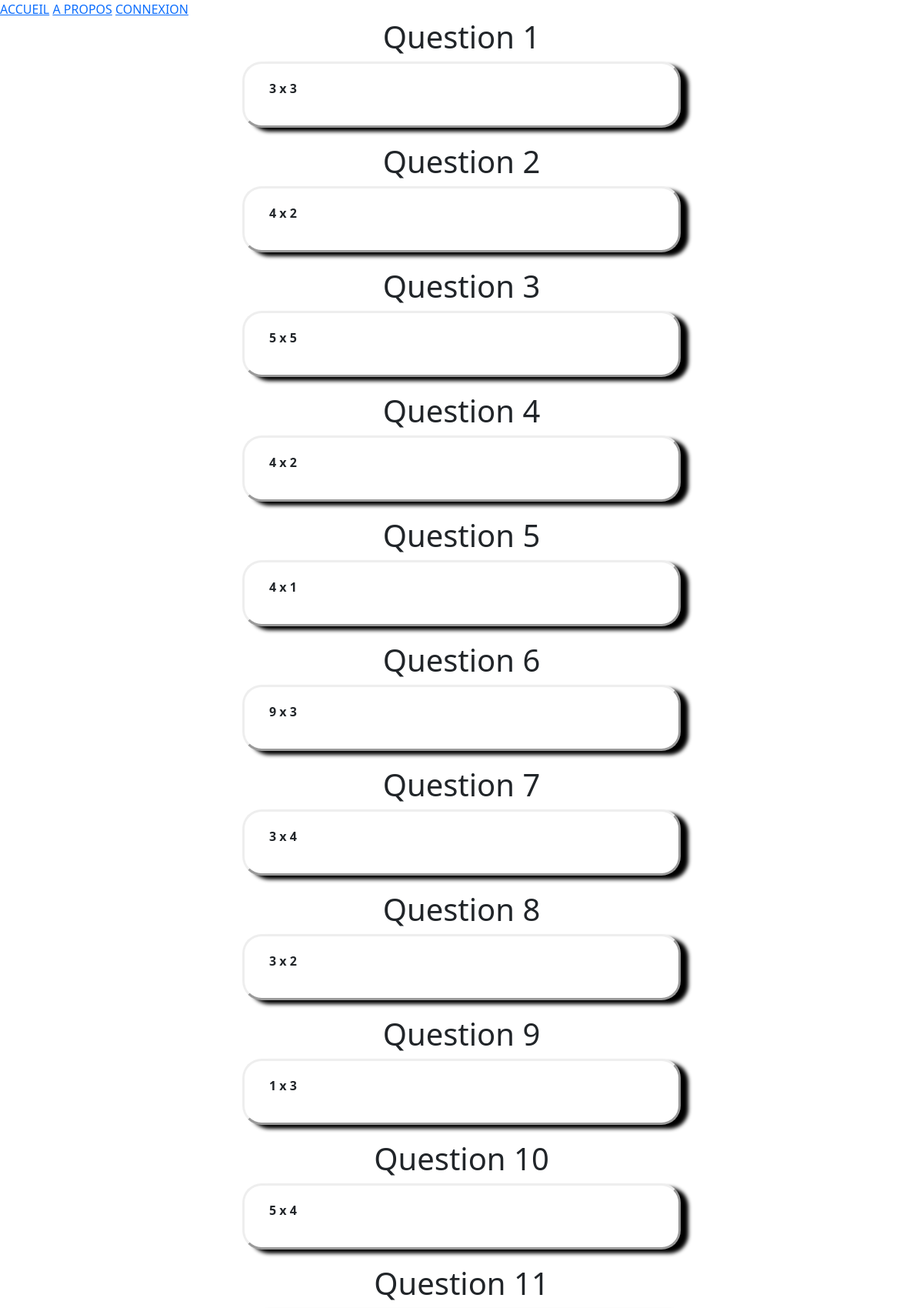
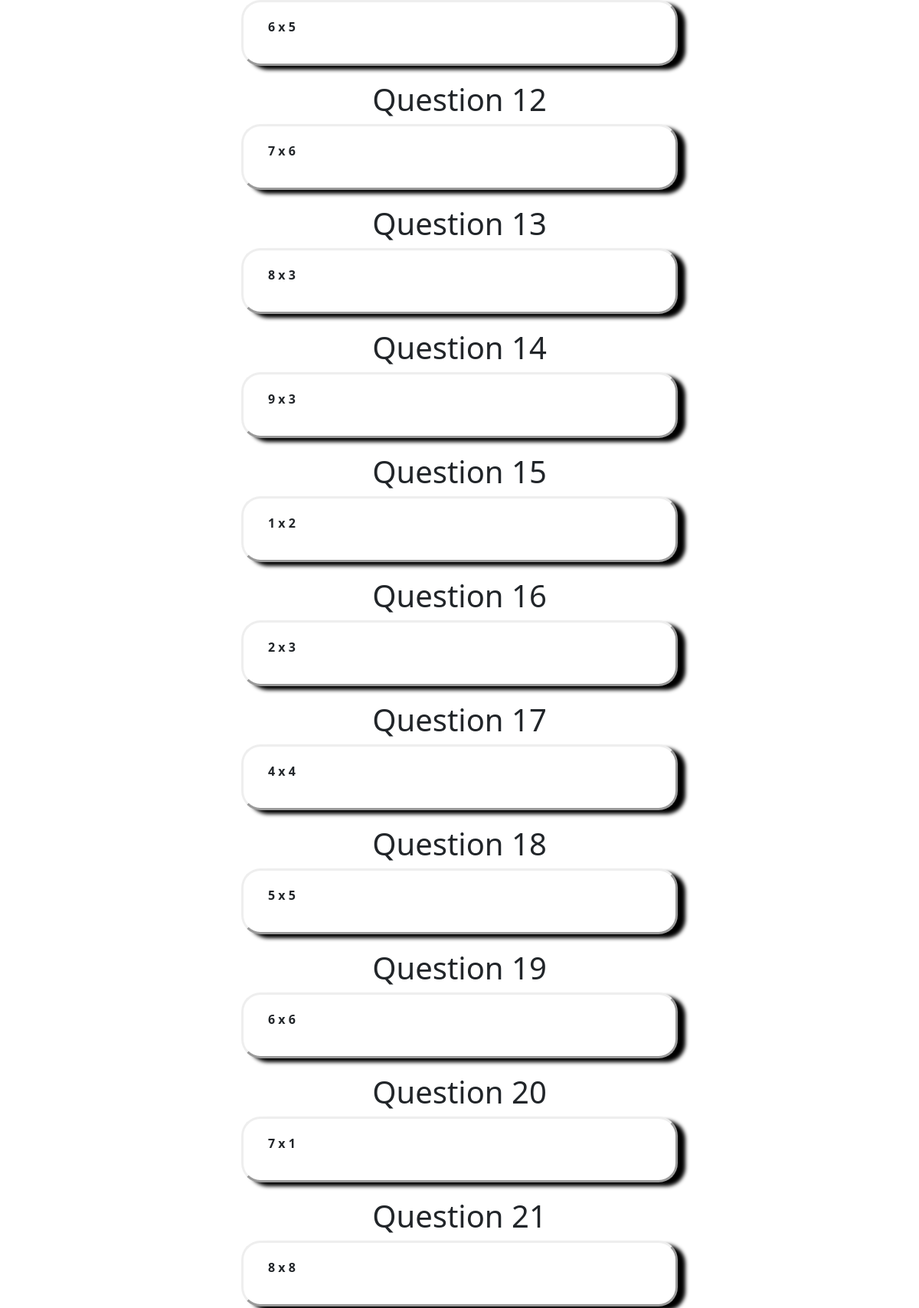
/quizz.php?id=3 (upper part), run on the app's committed database (2 pictures, top to bottom).
### tables this page shows
CREATE TABLE Question
(idQuestion int not null AUTO_INCREMENT,
libelleQuestion varchar(150) not null,
primary key (idQuestion),
idModule int not null,
foreign key (idModule) references Module(idModule));

### quizz.php (the view, shortened to what this page needs)
<!DOCTYPE html>
<html lang="fr">
<head>
    <link href="https://cdn.jsdelivr.net/npm/bootstrap@5.0.1/dist/css/bootstrap.min.css" rel="stylesheet">
    <link rel="stylesheet" href="css/quizz.css"/>
</head>
<body>
<?php
    include("header.php");
    include("config.php");
    $idModule = $_GET['id'];
    $q = $DB->prepare("SELECT * FROM question WHERE idModule = $idModule");
    $q->execute();
    $rows = $q->fetchAll();
    echo '<div class="container">';
    echo '<div class="row">';
    echo '<div class="col-3" id="left"></div>';
    $count = 1;
    foreach($rows as $question)
    {
        echo '<div class="col-6" id="question">';
        echo '<div class="row">';
        echo '<div class="col-12" id="title">';
        echo '<h1 class="title_question">Question ' . ($count ++) .'</h1>';
        echo '</div>';
        echo '</div>';
        echo '<div class="row" id="row_id">';
        echo '<div class="col-12">';
        echo '<p><span>' . $question[1] .'</span></p>';
        echo '</div>';
        echo '</div>';
    }
    echo '<div class="col-3" id="right"></div>';
    echo '</div>';
    echo '</div>';
?>
</body>
<script src="https://cdn.jsdelivr.net/npm/bootstrap@5.0.1/dist/js/bootstrap.bundle.min.js"></script></html>

### css/quizz.css (style rules this page uses)
#row_id { border-style: outset; border-radius: 25px; background: white; padding: 20px; margin-bottom: 20px; box-shadow: 10px 5px 5px black; }
span { font-weight: bold; }
#button, #title, #resultats { text-align: center; }

### data on the page
question: libelleQuestion "3 x 3"
question: libelleQuestion "4 x 2"
question: libelleQuestion "5 x 5"
question: libelleQuestion "4 x 2"
question: libelleQuestion "4 x 1"
question: libelleQuestion "9 x 3"
question: libelleQuestion "3 x 4"
question: libelleQuestion "3 x 2"
question: libelleQuestion "1 x 3"
question: libelleQuestion "5 x 4"
question: libelleQuestion "6 x 5"
question: libelleQuestion "7 x 6"
question: libelleQuestion "8 x 3"
question: libelleQuestion "9 x 3"
question: libelleQuestion "1 x 2"
question: libelleQuestion "2 x 3"
question: libelleQuestion "4 x 4"
question: libelleQuestion "5 x 5"
question: libelleQuestion "6 x 6"
question: libelleQuestion "7 x 1"
question: libelleQuestion "8 x 8"
